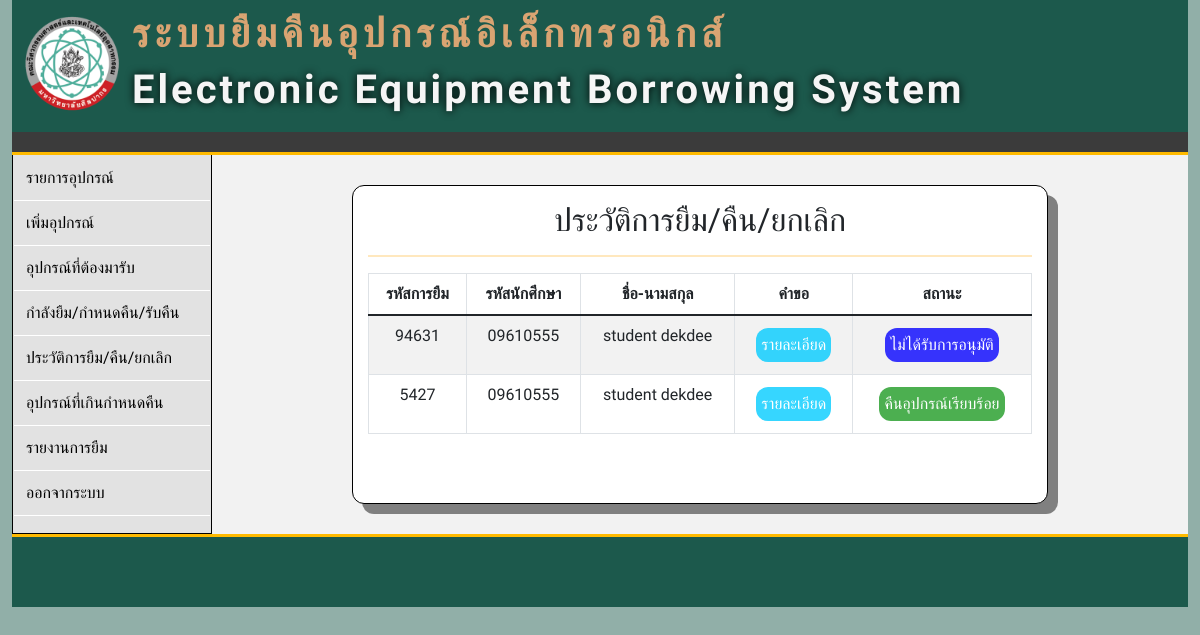
The page /a_history.php on the database as committed earlier.
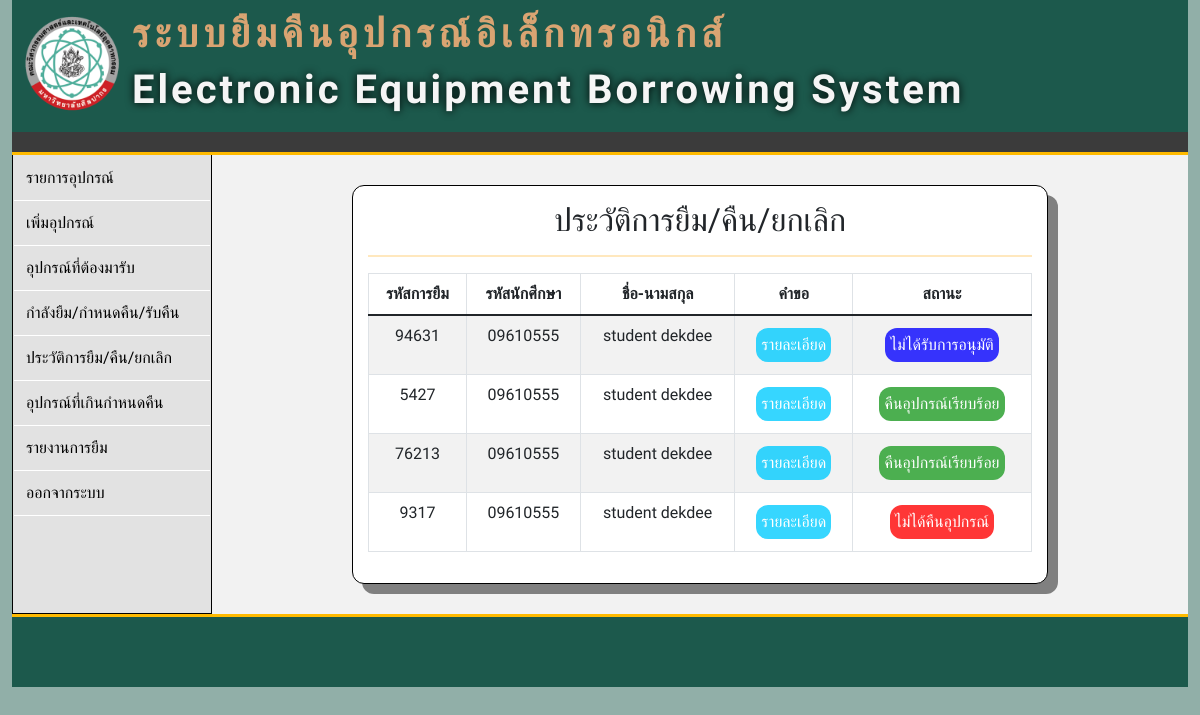
The same page on the database as committed later.
### tables this page shows
CREATE TABLE `tb_eq_borrow` (
  `id` int(10) NOT NULL,
  `borrow_id` int(255) NOT NULL,
  `s_user` varchar(255) NOT NULL,
  `eq_id` int(100) NOT NULL,
  `eq_number` int(100) NOT NULL,
  `FromDate` varchar(255) NOT NULL,
  `ToDate` varchar(255) NOT NULL,
  `Descriptions` varchar(255) NOT NULL,
  `Status` int(10) NOT NULL DEFAULT 1,
  `DateTime` date NOT NULL DEFAULT current_timestamp()
);

CREATE TABLE `tb_student` (
  `s_id` int(100) NOT NULL,
  `s_user` varchar(100) NOT NULL,
  `s_password` varchar(100) NOT NULL,
  `s_firstname` varchar(100) NOT NULL,
  `s_lastname` varchar(100) NOT NULL,
  `s_email` varchar(100) NOT NULL,
  `s_phone` char(11) NOT NULL,
  `s_image` varchar(255) DEFAULT NULL,
  `p_id` int(100) NOT NULL,
  `created_at` datetime DEFAULT current_timestamp(),
  `s_status` int(11) NOT NULL DEFAULT 1
);

### function/function.php (called while the page is built, shortened)
<?php
class DB_con
{
    public function __construct()
    {
        $conn = mysqli_connect(DB_SERVER, DB_USER, DB_PASS, DB_NAME);
        $this->dbcon = $conn;
    }
    public function eq_borrow_id_fetch($borrow_id)
    {
        $result = mysqli_query($this->dbcon, "SELECT * FROM tb_eq_borrow WHERE borrow_id = '$borrow_id' ");
        return $result;
    }
    public function eq_borrow_a_history()
    {
        $result = mysqli_query($this->dbcon, "SELECT * FROM tb_eq_borrow WHERE Status = '3' OR Status = '5' OR Status = '7' OR Status = '8' OR Status = '9'  GROUP BY borrow_id ORDER BY id");
        return $result;
    }
    public function s_name_s_user_fetch($s_user)
    {
        $result = mysqli_query($this->dbcon, "SELECT s_user, s_firstname, s_lastname, s_email FROM tb_student WHERE s_user = '$s_user'");
        return $result;
    }
}
?>

### a_history.php (the view, shortened to what this page needs)
<!DOCTYPE html>
<html lang="en">
<head>
    <link href="https://cdn.jsdelivr.net/npm/bootstrap@5.1.2/dist/css/bootstrap.min.css" rel="stylesheet">
    <link rel="stylesheet" href="css/a_history.css">
</head>
<body style="background-color: #91AFA8">
    <div class="container-fluid">
        <?php
        include "item/pageheader.php";
        ?>
        <div class="menu">
            <aside>
                <?php
                include "item/menubar_a.php";
                ?>
            </aside>
            <main class="form">
                <div class="box">
                    <h2>ประวัติการยืม/คืน/ยกเลิก</h2>
                    <hr class="s1">
                    <table class="table table-striped table-bordered table-responsive">
                        <thead>
                            <tr>
                                <th>รหัสการยืม</th>
                                <th>รหัสนักศึกษา</th>
                                <th>ชื่อ-นามสกุล</th>
                                <th>คำขอ</th>
                                <th>สถานะ</th>
                            </tr>
                        </thead>
                        <tbody>
                            <?php
                            include_once('function/function.php');
                            $eq1 = new DB_con();
                            $eq2 = new DB_con();
                            $eq3 = new DB_con();
                            $eq_borrow_a_history = $eq1->eq_borrow_a_history();
                            $i = 1;
                            while ($sql1 = mysqli_fetch_array($eq_borrow_a_history)) {
                                $s_user = $sql1['s_user'];
                                $s_name_s_user_fetch = $eq2->s_name_s_user_fetch($s_user);
                                $sql2 = mysqli_fetch_array($s_name_s_user_fetch)
                            ?>
                                <tr>
                                    <td><?php echo $sql1['borrow_id']; ?></td>
                                    <td><?php echo $sql1['s_user']; ?></td>
                                    <td><?php echo $sql2['s_firstname']; ?> <?php echo $sql2['s_lastname']; ?></td>
                                    <td>
                                        <a class="bb2" href="#popup<?php echo $i; ?>">รายละเอียด</a>
                                                            <?php
                                                            $borrow_id = $sql1['borrow_id'];
                                                            $suser = $eq3->eq_borrow_id_fetch($borrow_id);
                                                            ?>
                                    </td>
                                    <?php if ($sql1['Status'] == 3 || $sql1['Status'] == 5) { ?>
                                        <td>
                                            <div class="bb">
                                                ไม่ได้รับการอนุมัติ
                                            </div>
                                        </td>
                                    <?php }
                                    if ($sql1['Status'] == 7) { ?>
                                    <?php }
                                    if ($sql1['Status'] == 8) { ?>
                                        <td>
                                            <div class="gb">
                                                คืนอุปกรณ์เรียบร้อย
                                            </div>
                                        </td>
                                    <?php }
                                    if ($sql1['Status'] == 9) { ?>
                                        <td>
                                            <div class="rb">
                                                ไม่ได้คืนอุปกรณ์
                                            </div>
                                        </td>
                                    <?php } ?>
                                </tr>
                            <?php
                                $i = $i + 1;
                            }
                            ?>
                        </tbody>
                    </table>
                </div>
            </main>
        </div>
        <?php
        include "item/footer.php";
        ?>
    </div>
</body>
</html>

### item/pageheader.php
<head>
    <link rel="stylesheet" href="css/pageheader.css">
</head>
<header>
    <a class="p1">
        <img src="image/icon1.ico" alt="" width="100" class="d-inline-block align-text-top">
    </a>
    <h1 class="hTH">ระบบยืมคืนอุปกรณ์อิเล็กทรอนิกส์</h1>
    <h1 class="hEN">Electronic Equipment Borrowing System</h1>
</header>
<nav style="background-color: #3B3B3B;height:20px;"> </nav>
<nav style="background-color: #FFBA00;height:3px;"> </nav>

### item/menubar_a.php (shortened to what this page needs)
<ul>
    <li><a href="a_eq_manage.php">รายการอุปกรณ์</a></li>
    <li><a href="a_eq_add.php">เพิ่มอุปกรณ์</a></li>
    <li><a href="a_sendeq.php">อุปกรณ์ที่ต้องมารับ</a></li>
    <li><a href="a_borrowing.php">กำลังยืม/กำหนดคืน/รับคืน</a></li>
    <li><a href="a_history.php">ประวัติการยืม/คืน/ยกเลิก</a></li>
    <li><a href="a_returnlate.php">อุปกรณ์ที่เกินกำหนดคืน</a></li>
    <li><a href="a_chart_m.php">รายงานการยืม</a></li>
    <li><a href="index.php">ออกจากระบบ</a></li>
</ul>

### item/footer.php
<head>
    <link rel="stylesheet" href="css/footer.css">
</head>
<nav style="background-color: #FFBA00;height:3px;"> </nav>
<footer>
</footer>

### css/a_history.css (style rules this page uses)
.form { flex: 1; padding: 10px 10px; flex-wrap: wrap; text-align: center; background-color: #f2f2f2; padding: 20px; width: 40%; }
hr { border-left: 0; }
hr.s1 { border-top: 2px solid rgb(255, 166, 0); }
.box { text-align: center; margin: 15px; border: solid 1px black; border-radius: 12px; padding: 15px; background-color: white; margin: 10px 120px; box-shadow: 10px 10px grey; width: 100%; }
.gb { background-color: #4CAF50; border: none; color: white; padding: 5px; text-align: center; text-decoration: none; display: inline-block; font-size: 16px; margin: 4px 2px; border-radius: 12px; }
.rb { background-color: #ff0000c9; border: none; color: white; padding: 5px; text-align: center; text-decoration: none; display: inline-block; font-size: 16px; margin: 4px 2px; border-radius: 12px; }
.bb { background-color: #0400ffc9; border: none; color: white; padding: 5px; text-align: center; text-decoration: none; display: inline-block; font-size: 16px; margin: 4px 2px; border-radius: 12px; }
.bb2 { background-color: #00ccffc9; border: none; color: white; padding: 5px; text-align: center; text-decoration: none; display: inline-block; font-size: 16px; margin: 4px 2px; border-radius: 12px; }
.menu { display: flex; width: 100%; }

### css/pageheader.css (style rules this page uses)
* { margin: 0; padding: 0; box-sizing: border-box; font-family: 'Trirong', serif; }
header { background-color: #1C594C; color: whitesmoke; padding: 10px 0; font-size: 20px; }
.p1 { float: left; background-size: cover; margin-right: 10px; margin-left: 10px; }
.hTH { color: #D9A472; letter-spacing: 5px; font-weight: bolder; }
.hEN { text-shadow: 0 0 0.2em rgb(0, 0, 0); letter-spacing: 3px; font-weight: bolder; }
aside { width: 200px; align-self: stretch; background-color: #E2E2E2; border: 1px solid black; border-top: none; }
aside ul { list-style-type: none; padding: 1px; }
aside ul li { padding-left: 12px; border-bottom: 1px solid rgb(255, 255, 255); }
aside ul li a { padding: 10px 0; color: rgb(0, 0, 0); text-decoration: none; display: flex; }
main { flex: 1; padding: 10px 10px; display: flex; flex-wrap: wrap; }

### css/footer.css (style rules this page uses)
footer { background-color: #1C594C; color: whitesmoke; height: 70px; }

Rows that differ between the two databases and show on the page:
now on this page (row edited): tb_eq_borrow: borrow "76213", s_user "09610555", tb_student.s_firstname "student", tb_student.s_lastname "dekdee", Status "คืนอุปกรณ์เรียบร้อย"
added tb_eq_borrow: borrow "9317", s_user "09610555", tb_student.s_firstname "student", tb_student.s_lastname "dekdee", Status "ไม่ได้คืนอุปกรณ์"
